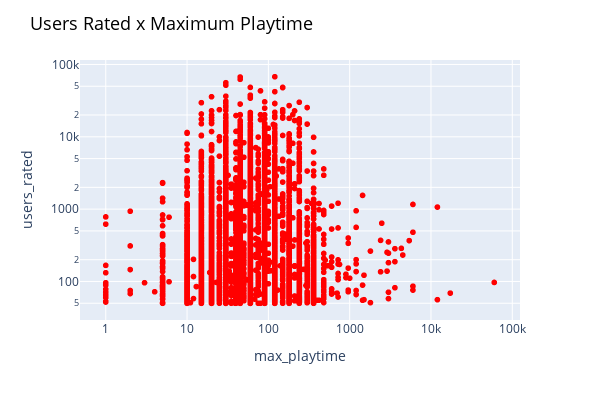

The cell this chart's notebook holds for it:
### Markdown cell above
When comparing one quantitative variable to another, scatterplots are the standard visualization. A bubble chart, a type of scatterplot, can be produced if there are three quantitative variables, one of which can be mapped onto the dot size(Wilke, C.O., 2019).Therefore, in this step, the scatter plot was used to visualize if there is a correlation between the features “users_rated” and the “max_playtime”.

Additionally, a heatmap was made to illustrate the correlation matrix, with which we can numerically confirm whether there is a correlation between the analyzed features.

Analyzing the scatter plot we can verify that there is no correlation between the features e “users_rated” and the “max_playtime", because the points are randomly distributed. To prove it, the correlation table between the two features was also made, which presented the value -0.0043, confirming there is no correlation between the features “users_rated” and the “max_playtime".

For a better visualisation in the scatter plot use log in both features because the range was large, then the visualisation was not good.

### Code cell
fig = px.scatter(df, x="max_playtime", y="users_rated", 
width=600, height=400, log_x=True, log_y=True, color_discrete_sequence=['red'])
fig.update_layout(
                title_text="Users Rated x Maximum Playtime",
                title_font_color="black", title_font_size=18)

fig.show()

### Figure 1 — Plotly figure (JSON) as saved in the notebook; plotly's stock layout.template omitted (floating-point values rounded to 4 significant figures; data arrays with more than 128 entries replaced by an {"elided": "..."} marker saying what was removed)
{"data": [{"hovertemplate": "max_playtime=%{x}<br>users_rated=%{y}<extra></extra>", "legendgroup": "", "marker": {"color": "red", "symbol": "circle"}, "mode": "markers", "name": "", "showlegend": false, "type": "scattergl", "x": {"elided": "10532 int values"}, "xaxis": "x", "y": {"elided": "10532 int values"}, "yaxis": "y"}], "layout": {"height": 400, "legend": {"tracegroupgap": 0}, "margin": {"t": 60}, "title": {"font": {"color": "black", "size": 18}, "text": "Users Rated x Maximum Playtime"}, "width": 600, "xaxis": {"anchor": "y", "domain": [0, 1], "title": {"text": "max_playtime"}, "type": "log"}, "yaxis": {"anchor": "x", "domain": [0, 1], "title": {"text": "users_rated"}, "type": "log"}}}
